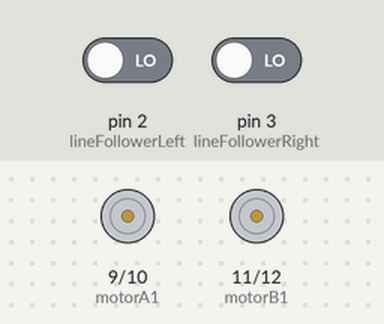
Simulated run of this sketch. Board: Arduino Uno, built with avr-gcc and run on an emulated ATmega328P. On the bench: motor-driver pin pairs drawn as motors (green arrow = first pin HIGH = forward, orange = second pin HIGH = backward, longer = more drive). The inputs (shaded band) are chosen by the test bench; at power-on: pin 2 (lineFollowerLeft) LOW, pin 3 (lineFollowerRight) LOW.

Above: at 1.2 s.
1.3 s: pin 2 (lineFollowerLeft) driven HIGH
At 2.3 s:
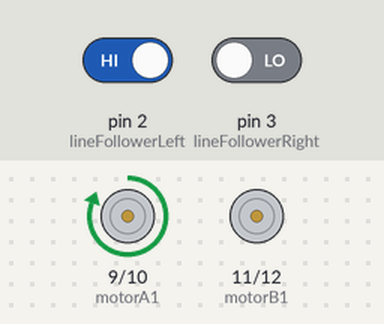
2.8 s: pin 3 (lineFollowerRight) driven HIGH
At 3.4 s:
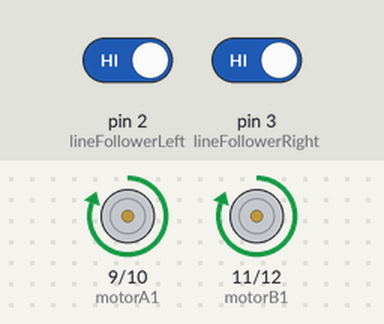
4.3 s: pin 2 (lineFollowerLeft) driven LOW
At 4.6 s:
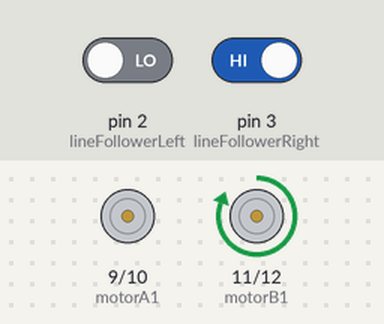
5.8 s: pin 3 (lineFollowerRight) driven LOW
At 6.9 s:
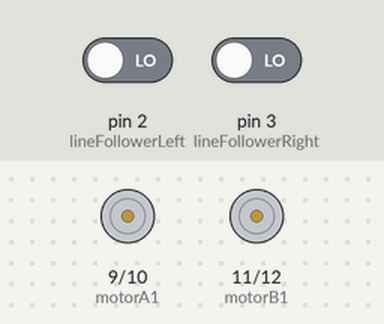
Timing chart, 0 to 8.3 s (numbered marks = the images above; inputs shaded):
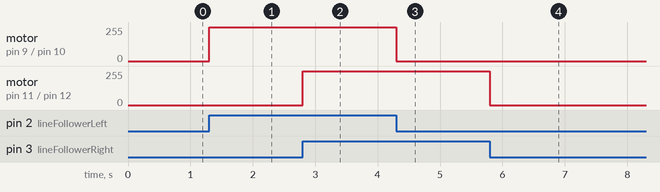

The sketch:

main.ino
```cpp
const int motorA1 = 9;
const int motorA2 = 10;
const int motorB1 = 11;
const int motorB2 = 12;

const int lineFollowerLeft = 2;
const int lineFollowerRight = 3;

void setup() {
  pinMode(motorA1, OUTPUT);
  pinMode(motorA2, OUTPUT);
  pinMode(motorB1, OUTPUT);
  pinMode(motorB2, OUTPUT);

  pinMode(lineFollowerLeft, INPUT);
  pinMode(lineFollowerRight, INPUT);

  Serial.begin(9600);
}

void loop() {
  int leftSensor = digitalRead(lineFollowerLeft);
  int rightSensor = digitalRead(lineFollowerRight);

  if (leftSensor && rightSensor) {
    forward();
  } else if (leftSensor && !rightSensor) {
    right();
  } else if (!leftSensor && rightSensor) {
    left();
  } else {
    func_stop();
  }
}

void forward() {
  digitalWrite(motorA1, HIGH);
  digitalWrite(motorA2, LOW);
  digitalWrite(motorB1, HIGH);
  digitalWrite(motorB2, LOW);
}

void right() {
  digitalWrite(motorA1, HIGH);
  digitalWrite(motorA2, LOW);
  digitalWrite(motorB1, LOW);
  digitalWrite(motorB2, LOW);
}

void left() {
  digitalWrite(motorA1, LOW);
  digitalWrite(motorA2, LOW);
  digitalWrite(motorB1, HIGH);
  digitalWrite(motorB2, LOW);
}

void func_stop() {
  digitalWrite(motorA1, LOW);
  digitalWrite(motorA2, LOW);
  digitalWrite(motorB1, LOW);
  digitalWrite(motorB2, LOW);
}
```

Measured:
- after the input at 1.3 s, motor on pin 9 (motorA1) / pin 10 (motorA2): stopped → forward 255/255 at once
- after the input at 2.8 s, motor on pin 11 (motorB1) / pin 12 (motorB2): stopped → forward 255/255 at once
- after the input at 4.3 s, motor on pin 9 (motorA1) / pin 10 (motorA2): forward 255/255 → stopped at once
- after the input at 5.8 s, motor on pin 11 (motorB1) / pin 12 (motorB2): forward 255/255 → stopped at once
